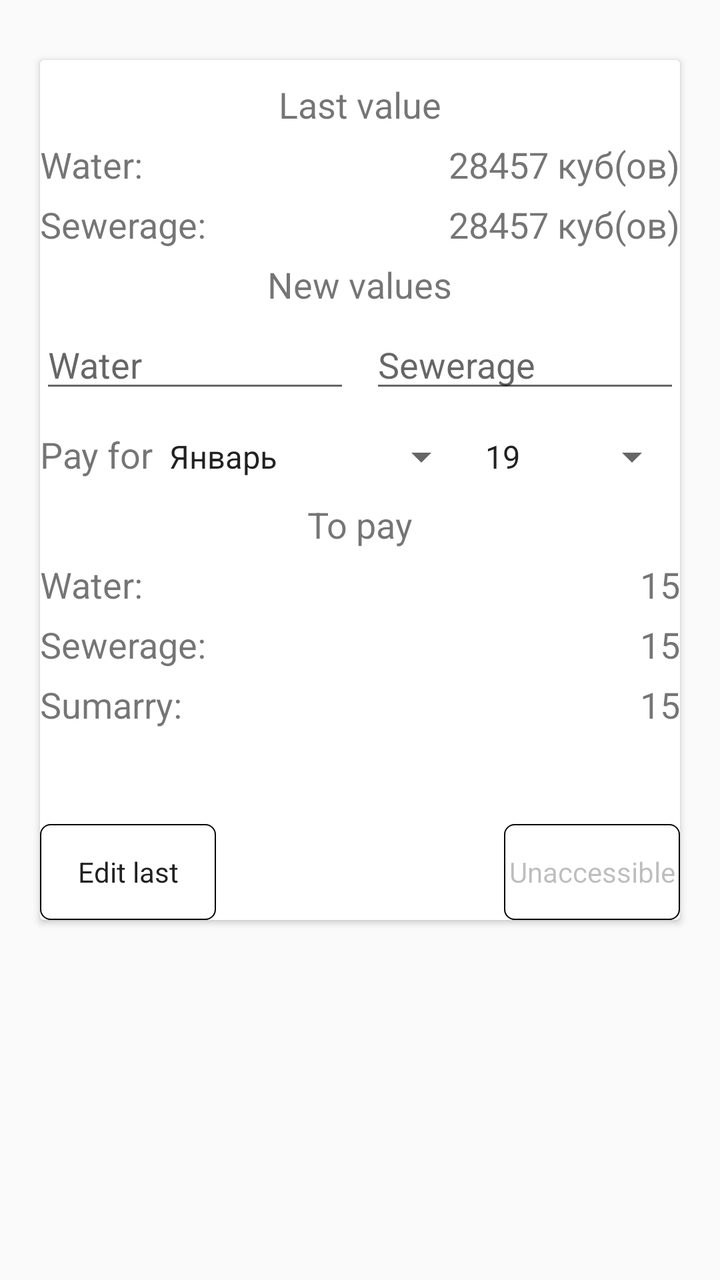
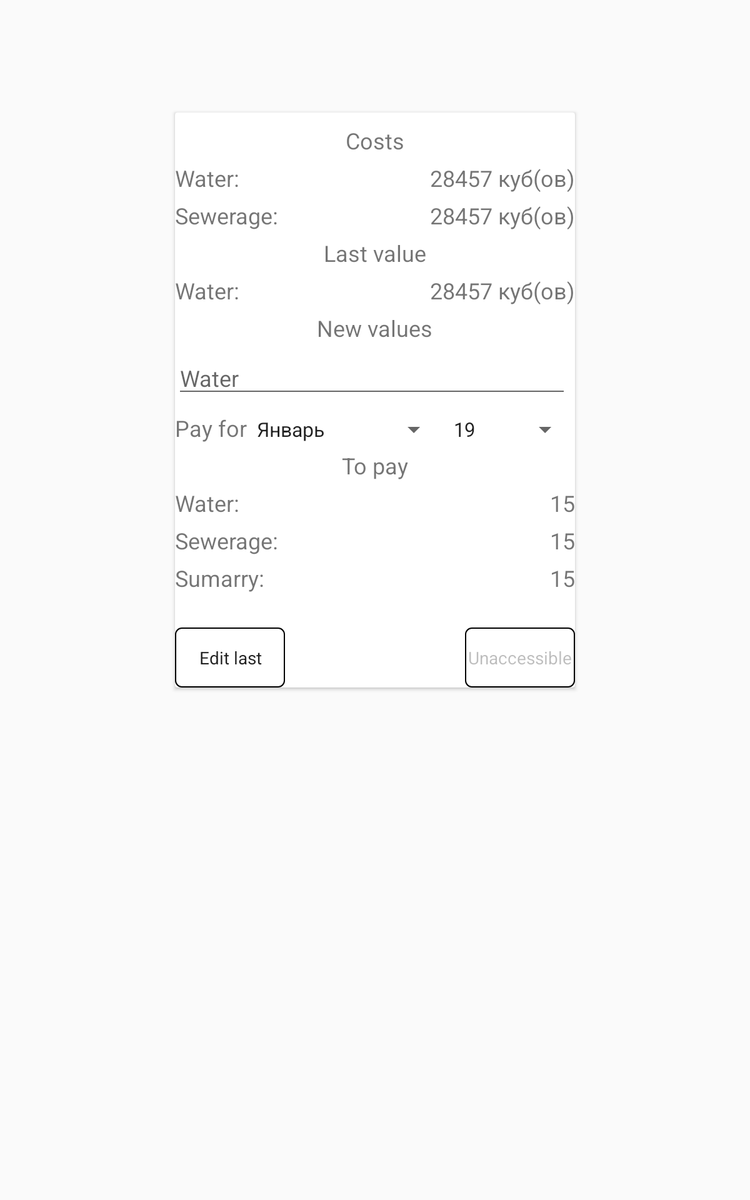

Two renders of one Android screen. The first uses the default layout on a phone; the second uses the alternative layout the repository ships for a different screen configuration, on a matching device. The two XML files are below.
<!-- AndroidManifest.xml: application theme AppTheme -->
<!-- res/layout/fragment_water_data_no_splited.xml -->
<?xml version="1.0" encoding="utf-8"?>
<LinearLayout xmlns:android="http://schemas.android.com/apk/res/android"
    xmlns:tools="http://schemas.android.com/tools"
    android:orientation="vertical" android:layout_width="match_parent"
    android:layout_height="match_parent">

    <androidx.cardview.widget.CardView
        android:layout_width="320dp"
        android:layout_height="430dp"
        android:layout_gravity="center"
        android:layout_marginTop="30dp">

        <TextView
            android:layout_width="wrap_content"
            android:layout_height="wrap_content"
            android:text="@string/last_value"
            android:layout_gravity="center_horizontal"
            android:textSize="18sp"
            android:layout_marginTop="10dp" />

        <TextView
            android:layout_width="wrap_content"
            android:layout_height="wrap_content"
            android:text="@string/water_title"
            android:textSize="18sp"
            android:layout_marginTop="40dp"
            android:layout_marginLeft="@dimen/activity_horizontal_margin" />

        <TextView
            android:layout_width="wrap_content"
            android:layout_height="wrap_content"
            android:layout_gravity="end"
            android:layout_marginRight="@dimen/activity_horizontal_margin"
            android:layout_marginTop="40dp"
            android:textSize="18sp"
            tools:text="28457 куб(ов)"
            android:id="@+id/last_cold_water_value"/>

        <TextView
            android:layout_width="wrap_content"
            android:layout_height="wrap_content"
            android:text="@string/sewerage_title"
            android:textSize="18sp"
            android:layout_marginTop="70dp"
            android:layout_marginLeft="@dimen/activity_horizontal_margin" />

        <TextView
            android:layout_width="wrap_content"
            android:layout_height="wrap_content"
            android:layout_gravity="end"
            android:layout_marginRight="@dimen/activity_horizontal_margin"
            android:layout_marginTop="70dp"
            android:textSize="18sp"
            tools:text="28457 куб(ов)"
            android:id="@+id/last_sewerage_value"/>

        <TextView
            android:layout_width="wrap_content"
            android:layout_height="wrap_content"
            android:text="@string/new_values"
            android:layout_gravity="center_horizontal"
            android:textSize="18sp"
            android:layout_marginTop="100dp" />

        <LinearLayout
            android:layout_width="match_parent"
            android:layout_height="wrap_content"
            android:orientation="horizontal"
            android:layout_marginTop="130dp">

            <EditText
                android:id="@+id/cold_water_et"
                android:layout_width="0dp"
                android:layout_height="wrap_content"
                android:layout_marginLeft="@dimen/activity_horizontal_margin"
                android:layout_marginRight="5dp"
                android:layout_weight="1"
                android:ems="10"
                android:hint="@string/water_hint"
                android:inputType="numberDecimal"
                />

            <EditText
                android:id="@+id/sewerage_et"
                android:layout_width="0dp"
                android:layout_height="wrap_content"
                android:layout_marginLeft="5dp"
                android:layout_marginRight="@dimen/activity_horizontal_margin"
                android:layout_weight="1"
                android:ems="10"
                android:hint="@string/sewerage_hint"
                android:inputType="numberDecimal" />
        </LinearLayout>

        <LinearLayout
            android:layout_width="match_parent"
            android:layout_height="wrap_content"
            android:orientation="horizontal"
            android:layout_marginTop="185dp">

            <TextView
                android:layout_width="wrap_content"
                android:layout_height="wrap_content"
                android:text="@string/pay_for"
                android:textSize="18sp"
                android:layout_marginLeft="@dimen/activity_horizontal_margin"/>

            <Spinner
                android:layout_width="0dp"
                android:layout_height="wrap_content"
                android:layout_weight="3"
                android:entries="@array/month"
                android:gravity="center"
                android:id="@+id/months"/>
            <Spinner
                android:layout_width="0dp"
                android:layout_weight="2"
                android:layout_height="wrap_content"
                android:entries="@array/years"
                android:gravity="center"
                android:layout_marginRight="@dimen/activity_horizontal_margin"
                android:id="@+id/years" />

        </LinearLayout>


        <TextView
            android:layout_width="wrap_content"
            android:layout_height="wrap_content"
            android:text="@string/to_pay"
            android:layout_gravity="center_horizontal"
            android:textSize="18sp"
            android:layout_marginTop="220dp" />

        <TextView
            android:layout_width="wrap_content"
            android:layout_height="wrap_content"
            android:text="@string/water_pay"
            android:textSize="18sp"
            android:layout_marginLeft="@dimen/activity_horizontal_margin"
            android:layout_marginTop="250dp" />

        <TextView
            android:layout_width="wrap_content"
            android:layout_height="wrap_content"
            android:layout_gravity="end"
            android:layout_marginRight="@dimen/activity_horizontal_margin"
            android:textSize="18sp"
            tools:text="15"
            android:layout_marginTop="250dp"
            android:id="@+id/water_sum"/>




        <TextView
            android:layout_width="wrap_content"
            android:layout_height="wrap_content"
            android:text="@string/sewerage_title"
            android:textSize="18sp"
            android:layout_marginLeft="@dimen/activity_horizontal_margin"
            android:layout_marginTop="280dp" />

        <TextView
            android:layout_width="wrap_content"
            android:layout_height="wrap_content"
            android:layout_gravity="end"
            android:layout_marginTop="280dp"
            android:layout_marginRight="@dimen/activity_horizontal_margin"
            android:textSize="18sp"
            tools:text="15"
            android:id="@+id/sewerage_sum" />




        <TextView
            android:layout_width="wrap_content"
            android:layout_height="wrap_content"
            android:text="@string/summary"
            android:textSize="18sp"
            android:layout_marginLeft="@dimen/activity_horizontal_margin"
            android:layout_marginTop="310dp" />


        <TextView
            android:layout_width="wrap_content"
            android:layout_height="wrap_content"
            android:layout_gravity="end"
            android:layout_marginTop="310dp"
            android:layout_marginRight="@dimen/activity_horizontal_margin"
            android:textSize="18sp"
            tools:text="15"
            android:id="@+id/sum_of_cheque"/>

        <Button
            android:id="@+id/save_btn"
            android:layout_width="wrap_content"
            android:layout_height="wrap_content"
            android:text="@string/unaccessible"
            android:layout_gravity="bottom|right"
            android:layout_marginBottom="@dimen/activity_vertical_margin"
            android:layout_marginRight="@dimen/activity_horizontal_margin"
            style="@style/custom_button"
            android:background="@drawable/custom_button"
            android:enabled="false"/>

        <Button
            android:id="@+id/edit_btn"
            android:layout_width="wrap_content"
            android:layout_height="wrap_content"
            android:text="@string/edit_last"
            android:layout_gravity="bottom|left"
            android:layout_marginBottom="@dimen/activity_vertical_margin"
            android:layout_marginLeft="@dimen/activity_horizontal_margin"
            style="@style/custom_button"
            android:background="@drawable/custom_button" />

    </androidx.cardview.widget.CardView>
</LinearLayout>
<!-- resources referenced by this layout -->
<resources>
  <!-- from res/values-v21/ -->
  <string-array name="month">
          <item>Январь</item>
          <item>Февраль</item>
          <item>Март</item>
          <item>Апрель</item>
          <item>Май</item>
          <item>Июнь</item>
          <item>Июль</item>
          <item>Август</item>
          <item>Сентябрь</item>
          <item>Октябрь</item>
          <item>Ноябрь</item>
          <item>Декабрь</item>
      </string-array>
  <!-- from res/values-v21/ -->
  <string-array name="years">
          <item>19</item>
          <item>20</item>
          <item>21</item>
          <item>22</item>
          <item>23</item>
          <item>24</item>
          <item>25</item>
          <item>26</item>
          <item>27</item>
          <item>28</item>
          <item>29</item>
          <item>30</item>
      </string-array>
  <!-- drawable custom_button (drawable) -->
  <?xml version="1.0" encoding="utf-8"?>
  <shape xmlns:android="http://schemas.android.com/apk/res/android" android:shape="rectangle" >
      <corners android:radius="5dp" />
      <stroke android:width="2px" android:color="#000000" />
  </shape>
  <!-- from res/values-v21/ -->
  <string name="edit_last">Edit last</string>
  <!-- from res/values-v21/ -->
  <string name="last_value">Last value</string>
  <!-- from res/values-v21/ -->
  <string name="new_values">New values</string>
  <!-- from res/values-v21/ -->
  <string name="pay_for">Pay for</string>
  <!-- from res/values-v21/ -->
  <string name="sewerage_hint">Sewerage</string>
  <!-- from res/values-v21/ -->
  <string name="sewerage_title">Sewerage:</string>
  <!-- from res/values-v21/ -->
  <string name="summary">Sumarry:</string>
  <!-- from res/values-v21/ -->
  <string name="to_pay">To pay</string>
  <!-- from res/values-v21/ -->
  <string name="unaccessible">Unaccessible</string>
  <!-- from res/values-v21/ -->
  <string name="water_hint">Water</string>
  <!-- from res/values-v21/ -->
  <string name="water_pay">Water:</string>
  <!-- from res/values-v21/ -->
  <string name="water_title">Water:</string>
  <!-- from res/values-v21/ -->
  <style name="custom_button" parent="AppTheme">
          <item name="android:background">@android:color/transparent</item>
      </style>
  <style name="AppTheme" parent="Theme.AppCompat.Light.DarkActionBar">
          
          <item name="colorPrimary">@color/colorPrimary</item>
          <item name="colorPrimaryDark">@color/colorPrimaryDark</item>
          <item name="colorAccent">@color/colorAccent</item>
      </style>
  <!-- from res/values-v21/ -->
  <color name="colorPrimary">#0A50AA</color>
  <!-- from res/values-v21/ -->
  <color name="colorPrimaryDark">#144A88</color>
  <!-- from res/values-v21/ -->
  <color name="colorAccent">#67AC22</color>
</resources>
<!-- res/layout-h700dp/fragment_water_data_no_splited.xml (the repository's variant of the layout above) -->
<!-- drawn on a 7-inch tablet held upright -->
<?xml version="1.0" encoding="utf-8"?>
<LinearLayout xmlns:android="http://schemas.android.com/apk/res/android"
    xmlns:tools="http://schemas.android.com/tools"
    android:orientation="vertical" android:layout_width="match_parent"
    android:layout_height="match_parent">

    <androidx.cardview.widget.CardView
        android:layout_width="320dp"
        android:layout_height="460dp"
        android:layout_gravity="center"
        android:layout_marginTop="90dp">

        <TextView
            android:layout_width="match_parent"
            android:layout_height="wrap_content"
            android:text="@string/costs"
            android:gravity="center"
            android:textSize="18sp"
            android:layout_marginTop="10dp" />

        <TextView
            android:layout_width="wrap_content"
            android:layout_height="wrap_content"
            android:text="@string/water_title"
            android:textSize="18sp"
            android:layout_marginTop="40dp"
            android:layout_marginLeft="@dimen/activity_horizontal_margin" />

        <TextView
            android:layout_width="wrap_content"
            android:layout_height="wrap_content"
            android:layout_gravity="end"
            android:layout_marginRight="@dimen/activity_horizontal_margin"
            android:layout_marginTop="40dp"
            android:textSize="18sp"
            tools:text="28457 куб(ов)"
            android:id="@+id/cost_of_cold_water"/>

        <TextView
            android:layout_width="wrap_content"
            android:layout_height="wrap_content"
            android:text="@string/sewerage_title"
            android:textSize="18sp"
            android:layout_marginTop="70dp"
            android:layout_marginLeft="@dimen/activity_horizontal_margin" />

        <TextView
            android:layout_width="wrap_content"
            android:layout_height="wrap_content"
            android:layout_gravity="end"
            android:layout_marginRight="@dimen/activity_horizontal_margin"
            android:layout_marginTop="70dp"
            android:textSize="18sp"
            tools:text="28457 куб(ов)"
            android:id="@+id/cost_of_sewerage"/>

        <TextView
            android:layout_width="wrap_content"
            android:layout_height="wrap_content"
            android:text="@string/last_value"
            android:layout_gravity="center_horizontal"
            android:textSize="18sp"
            android:layout_marginTop="100dp" />

        <TextView
            android:layout_width="wrap_content"
            android:layout_height="wrap_content"
            android:text="@string/water_title"
            android:textSize="18sp"
            android:layout_marginTop="130dp"
            android:layout_marginLeft="@dimen/activity_horizontal_margin" />

        <TextView
            android:layout_width="wrap_content"
            android:layout_height="wrap_content"
            android:layout_gravity="end"
            android:layout_marginRight="@dimen/activity_horizontal_margin"
            android:layout_marginTop="130dp"
            android:textSize="18sp"
            tools:text="28457 куб(ов)"
            android:id="@+id/last_cold_water_value"/>

        <TextView
            android:layout_width="wrap_content"
            android:layout_height="wrap_content"
            android:text="@string/new_values"
            android:layout_gravity="center_horizontal"
            android:textSize="18sp"
            android:layout_marginTop="160dp" />

        <LinearLayout
            android:layout_width="match_parent"
            android:layout_height="wrap_content"
            android:orientation="horizontal"
            android:layout_marginTop="190dp">

            <EditText
                android:id="@+id/cold_water_et"
                android:layout_width="0dp"
                android:layout_height="wrap_content"
                android:layout_marginLeft="@dimen/activity_horizontal_margin"
                android:layout_marginRight="5dp"
                android:layout_weight="1"
                android:ems="10"
                android:hint="@string/water_hint"
                android:inputType="numberDecimal" />


        </LinearLayout>

        <LinearLayout
            android:layout_width="match_parent"
            android:layout_height="wrap_content"
            android:orientation="horizontal"
            android:layout_marginTop="240dp">

            <TextView
                android:layout_width="wrap_content"
                android:layout_height="wrap_content"
                android:text="@string/pay_for"
                android:textSize="18sp"
                android:layout_marginLeft="@dimen/activity_horizontal_margin"/>

            <Spinner
                android:layout_width="0dp"
                android:layout_height="wrap_content"
                android:layout_weight="3"
                android:entries="@array/month"
                android:gravity="center"
                android:id="@+id/months"/>
            <Spinner
                android:layout_width="0dp"
                android:layout_weight="2"
                android:layout_height="wrap_content"
                android:entries="@array/years"
                android:gravity="center"
                android:layout_marginRight="@dimen/activity_horizontal_margin"
                android:id="@+id/years" />

        </LinearLayout>


        <TextView
            android:layout_width="wrap_content"
            android:layout_height="wrap_content"
            android:text="@string/to_pay"
            android:layout_gravity="center_horizontal"
            android:textSize="18sp"
            android:layout_marginTop="270dp" />

        <TextView
            android:layout_width="wrap_content"
            android:layout_height="wrap_content"
            android:text="@string/water_pay"
            android:textSize="18sp"
            android:layout_marginLeft="@dimen/activity_horizontal_margin"
            android:layout_marginTop="300dp" />

        <TextView
            android:layout_width="wrap_content"
            android:layout_height="wrap_content"
            android:layout_gravity="end"
            android:layout_marginRight="@dimen/activity_horizontal_margin"
            android:textSize="18sp"
            tools:text="15"
            android:layout_marginTop="300dp"
            android:id="@+id/water_sum"/>


        <TextView
            android:layout_width="wrap_content"
            android:layout_height="wrap_content"
            android:text="@string/sewerage_title"
            android:textSize="18sp"
            android:layout_marginLeft="@dimen/activity_horizontal_margin"
            android:layout_marginTop="330dp" />

        <TextView
            android:layout_width="wrap_content"
            android:layout_height="wrap_content"
            android:layout_gravity="end"
            android:layout_marginRight="@dimen/activity_horizontal_margin"
            android:textSize="18sp"
            tools:text="15"
            android:layout_marginTop="330dp"
            android:id="@+id/sum_of_sewerage"/>



        <TextView
            android:layout_width="wrap_content"
            android:layout_height="wrap_content"
            android:text="@string/summary"
            android:textSize="18sp"
            android:layout_marginLeft="@dimen/activity_horizontal_margin"
            android:layout_marginTop="360dp" />


        <TextView
            android:layout_width="wrap_content"
            android:layout_height="wrap_content"
            android:layout_gravity="end"
            android:layout_marginTop="360dp"
            android:layout_marginRight="@dimen/activity_horizontal_margin"
            android:textSize="18sp"
            tools:text="15"
            android:id="@+id/sum_of_cheque"/>

        <Button
            android:id="@+id/save_btn"
            android:layout_width="wrap_content"
            android:layout_height="wrap_content"
            android:text="@string/unaccessible"
            android:layout_gravity="bottom|right"
            android:layout_marginBottom="@dimen/activity_vertical_margin"
            android:layout_marginRight="@dimen/activity_horizontal_margin"
            style="@style/custom_button"
            android:background="@drawable/custom_button"
            android:enabled="false"/>

        <Button
            android:id="@+id/edit_btn"
            android:layout_width="wrap_content"
            android:layout_height="wrap_content"
            android:text="@string/edit_last"
            android:layout_gravity="bottom|left"
            android:layout_marginBottom="@dimen/activity_vertical_margin"
            android:layout_marginLeft="@dimen/activity_horizontal_margin"
            style="@style/custom_button"
            android:background="@drawable/custom_button" />

    </androidx.cardview.widget.CardView>
</LinearLayout>
<!-- resources referenced by the variant -->
<!-- as a 7-inch tablet held upright resolves them -->
<resources>
  <!-- from res/values-v21/ -->
  <string-array name="month">
          <item>Январь</item>
          <item>Февраль</item>
          <item>Март</item>
          <item>Апрель</item>
          <item>Май</item>
          <item>Июнь</item>
          <item>Июль</item>
          <item>Август</item>
          <item>Сентябрь</item>
          <item>Октябрь</item>
          <item>Ноябрь</item>
          <item>Декабрь</item>
      </string-array>
  <!-- from res/values-v21/ -->
  <string-array name="years">
          <item>19</item>
          <item>20</item>
          <item>21</item>
          <item>22</item>
          <item>23</item>
          <item>24</item>
          <item>25</item>
          <item>26</item>
          <item>27</item>
          <item>28</item>
          <item>29</item>
          <item>30</item>
      </string-array>
  <!-- drawable custom_button (drawable) -->
  <?xml version="1.0" encoding="utf-8"?>
  <shape xmlns:android="http://schemas.android.com/apk/res/android" android:shape="rectangle" >
      <corners android:radius="5dp" />
      <stroke android:width="2px" android:color="#000000" />
  </shape>
  <!-- from res/values-v21/ -->
  <string name="costs">Costs</string>
  <!-- from res/values-v21/ -->
  <string name="edit_last">Edit last</string>
  <!-- from res/values-v21/ -->
  <string name="last_value">Last value</string>
  <!-- from res/values-v21/ -->
  <string name="new_values">New values</string>
  <!-- from res/values-v21/ -->
  <string name="pay_for">Pay for</string>
  <!-- from res/values-v21/ -->
  <string name="sewerage_title">Sewerage:</string>
  <!-- from res/values-v21/ -->
  <string name="summary">Sumarry:</string>
  <!-- from res/values-v21/ -->
  <string name="to_pay">To pay</string>
  <!-- from res/values-v21/ -->
  <string name="unaccessible">Unaccessible</string>
  <!-- from res/values-v21/ -->
  <string name="water_hint">Water</string>
  <!-- from res/values-v21/ -->
  <string name="water_pay">Water:</string>
  <!-- from res/values-v21/ -->
  <string name="water_title">Water:</string>
  <!-- from res/values-v21/ -->
  <style name="custom_button" parent="AppTheme">
          <item name="android:background">@android:color/transparent</item>
      </style>
  <style name="AppTheme" parent="Theme.AppCompat.Light.DarkActionBar">
          
          <item name="colorPrimary">@color/colorPrimary</item>
          <item name="colorPrimaryDark">@color/colorPrimaryDark</item>
          <item name="colorAccent">@color/colorAccent</item>
      </style>
  <!-- from res/values-v21/ -->
  <color name="colorPrimary">#0A50AA</color>
  <!-- from res/values-v21/ -->
  <color name="colorPrimaryDark">#144A88</color>
  <!-- from res/values-v21/ -->
  <color name="colorAccent">#67AC22</color>
</resources>
